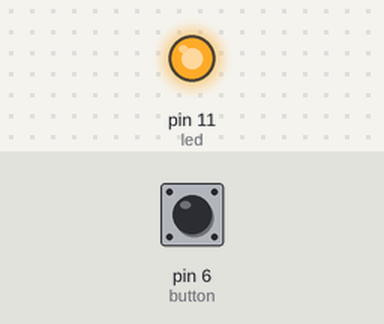
The sketch below on a simulated Arduino Uno, built with avr-gcc and run on an emulated ATmega328P. Parts: output pins drawn as LEDs (lit = HIGH). The inputs (shaded band) are chosen by the test bench; at power-on: pin 6 (button) HIGH.

Above: at 1.2 s.
1.3 s: pin 6 (button) pulled LOW for 0.15 s
At 1.37 s:
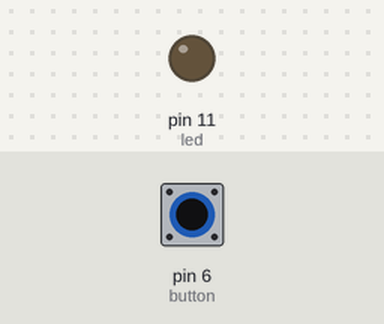
2.9 s: pin 6 (button) pulled LOW for 3.2 s
At 7.2 s:
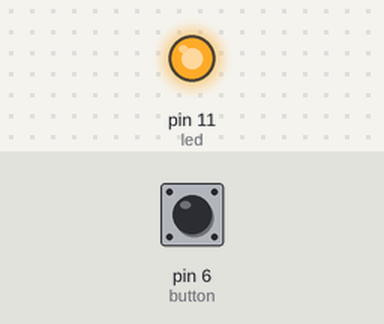
Timing chart, 0 to 8.7 s (numbered marks = the images above; inputs shaded):
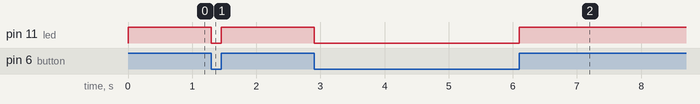

Measured:
- after the input at 1.3 s, pin 11 (led): HIGH → LOW at once, → HIGH 0.15 s later
- after the input at 2.9 s, pin 11 (led): HIGH → LOW at once, → HIGH 3.2 s later

The sketch:

Push_button_with_serial_monitor.ino
```cpp
const int led=11;
const int button=6;
void setup(){
pinMode(led,OUTPUT);
pinMode(button,INPUT);

}
void loop()
{
int x=digitalRead(button);
if(x==0){
digitalWrite(led,LOW);

}
else{
digitalWrite(led,HIGH);

}


}
```
